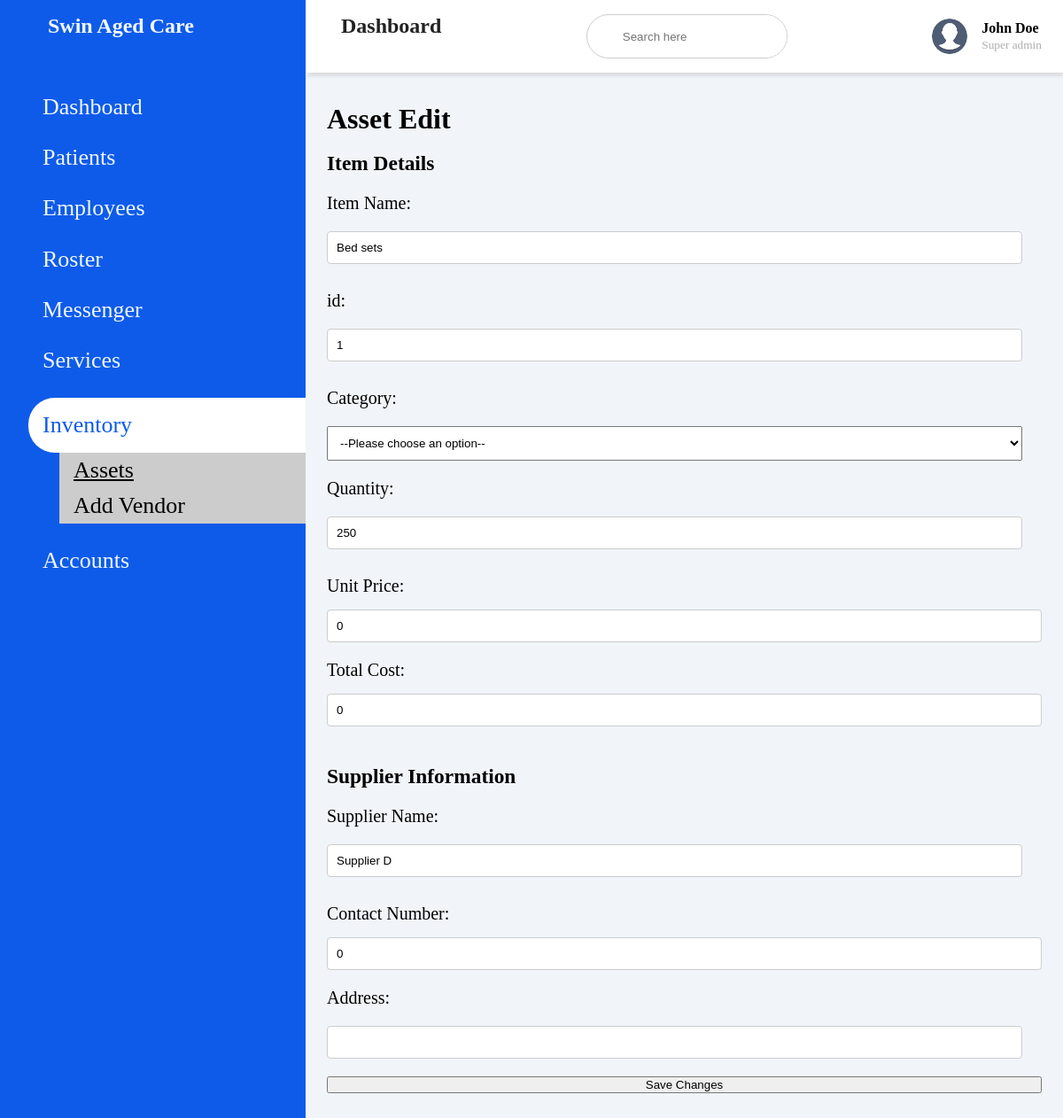
/Admin/linenEdit.php?id=1, run on the app's committed database.
### tables this page shows
CREATE TABLE `linen` (
  `id` int(11) NOT NULL,
  `ItemName` varchar(100) NOT NULL,
  `Supplier` varchar(50) NOT NULL,
  `Quantity` int(11) NOT NULL,
  `phone` int(15) NOT NULL,
  `category` enum('medicine','medical','food','hygiene','linen') NOT NULL,
  `unit_price` int(100) NOT NULL,
  `total` int(100) NOT NULL,
  `address` varchar(50) NOT NULL
);

### Admin/linenEdit.php (the view, shortened to what this page needs)
<!DOCTYPE html >
<html lang="en">
<head>
<link rel= "stylesheet" href= "https://maxst.icons8.com/vue-static/landings/line-awesome/line-awesome/1.3.0/css/line-awesome.min.css" >
<link rel="stylesheet" href="patient.css">
</head>
<body>
    <div class="sidebar">
        <div class="sidebar-brand">
            <h2><span class="las la-clinic-medical"></span> <span>Swin Aged Care</span></h2>
        </div>
        <div class="sidebar-menu">
            <ul>
                <li>
                    <a href="homepage.php" class=""><span class="las la-igloo"></span>
                    <span>Dashboard</span></a>
                </li>
                <li>
                    <a href="patient_form.php" class=""><span class="lab la-accessible-icon"></span>
                    <span>Patients</span></a>
                </li>
                <li>
                    <a href="addEmployee.html"><span class="las la-users"></span>
                    <span>Employees</span></a>
                </li>
                <li>
                    <a href="Roster.html" class=""><span class="las la-clipboard-list"></span>
                    <span>Roster</span></a>
                </li>
                <li>
                    <a href="messenger.php"><span class="las la-receipt"></span>
                    <span>Messenger</span></a>
                </li>
                <li>
                    <a href="Service.php" class=""><span class="las la-bell"></span>
                    <span>Services</span></a>
                </li>
                <li>
                    <a href="Inventory.php" class="active"><span class="las la-receipt"></span>
                    <span>Inventory</span></a>
                    <div class="sub-menu">
                        <a href="" class="sub-item1"><i class="las la-angle-right"></i>Assets</a>
                        <a href="Vendor.php" class="sub-item"><i class="las la-angle-right"></i>Add Vendor</a>
                    </div>
                </li>
                <li>
                    <a href="account.php"><span class="las la-user-circle"></span>
                    <span>Accounts</span></a>
                </li>
            </ul>
        </div>
    </div>
    <div class="main-content">
        <header>
            <h2>
                <label for="nav-toggle">
                    <span class="las la-bars"></span>
                    Dashboard
                </label>
            </h2>
            <div class="search-wrapper">
                <input type="search" placeholder="Search here">
            </div>
            <div class="user-wrapper">
                <img src="Profile.png" width="40px" height="40px" alt="">
                <div>
                    <h4>John Doe</h4>
                    <small>Super admin</small>
                </div>
            </div>
        </header>
        <main>
        <?php
            $servername = "localhost";
            $username = "root";
            $password = "";
            $dbname = "admin";
            $conn = new mysqli($servername, $username, $password, $dbname);
                if (isset($_GET['id'])) {
                    $id = $_GET['id'];
                } elseif (isset($_POST['id'])) {
                    $id = $_POST['id'];
                }
                        $selectSQL = "SELECT * FROM linen WHERE id = '$id'";
                        $result = $conn->query($selectSQL);
                        if ($result->num_rows > 0) {
                            $row = $result->fetch_assoc();
                    ?>
            <h1>Asset Edit</h1>
            <br>
            <form  method="POST" action="">
                <h3>Item Details</h3>
                    <label for="item-name">Item Name:</label>
                    <input type="text" id="item-name" name="ItemName" value="<?php echo $row['ItemName']; ?>">
                    <label for="item-name">id:</label>
                    <input type="text" id="item-name" name="id" value="<?php echo $row['id']; ?>" readonly>
                    <label for="category">Category:</label>
                    <select id="category" name="category" onchange="showTable()">
                        <option value="">--Please choose an option--</option>
                    </select>
                    <label for="item-quantity">Quantity:</label>
                    <input type="text" id="item-quantity" name="Quantity" value="<?php echo $row['Quantity'] ?>">
                    <label for="unit-price">Unit Price:</label>
                    <input type="number" id="unit-price" name="unit_price" step="0.01" value="<?php echo $row['unit_price']; ?>">
                    <label for="total-cost">Total Cost:</label>
                    <input type="number" id="total-cost" name="total" step="0.01" value="<?php echo $row['total']; ?>">
                <br>
                <h3>Supplier Information</h3>
                    <label for="supplier-name">Supplier Name:</label>
                    <input type="text" id="supplier-name" name="Supplier" value="<?php echo $row['Supplier'] ?>">
                    <label for="supplier-contact">Contact Number:</label>
                    <input type="tel" id="supplier-contact" name="phone" value="<?php echo $row['phone']; ?>">
                    <label for="supplier-address">Address:</label>
                    <input type="text" id="supplier-address" name="address" value="<?php echo $row['address']; ?>">
                    <input type="submit" name="update" value="Save Changes">
            </form>
            <?php
                } else {
                    echo "No details found for the specified vendor.";
                }
            ?>
        </main>
    </div>
</body>
</html>

### Admin/patient.css (style rules this page uses)
* { padding: 0; margin: 0; box-sizing: border-box; list-style-type: none; text-decoration: none; }
.sidebar { width: 345px; position: fixed; left: 0; top: 0; height: 100%; background: #0f5be9; z-index: 100; transition: width 300ms; }
.sidebar-brand { height: 90px; padding: 1rem 0rem 1rem 2rem; color: aliceblue; }
.sidebar-brand h2 span { display: inline-block; padding-right: 1rem; }
.sidebar-menu { margin-top: 1rem; }
.sidebar-menu li { width: 100%; margin-bottom: 1.7rem; padding-left: 2rem; }
.sidebar-menu a { padding-left: 1rem; display: block; color: aliceblue; font-size: 26px; }
.sidebar-menu a.active { background: #fff; padding-top: 1rem; padding-bottom: 1rem; color:#0f5be9; border-radius: 30px 0px 0px 30px; }
.sub-menu a { margin-left: 35px; background-color:#ccc; color: black; }
.sub-item, .sub-item1 { padding: 5px; }
.sub-item1 { text-decoration: underline; }
.main-content { transition: margin-left 300ms; margin-left: 345px; }
header { display: flex; justify-content: space-between; padding: 1rem 1.5rem; box-shadow: 2px 2px 5px rgba(0,0,0,0.2); position: fixed; left: 345px; width: calc(100% - 345px); top: 0; background-color: #fff; }
header h2 { color: #222; }
header label span { font-size: 1.5rem; padding-right: 1rem; }
.search-wrapper { border: 1px solid #ccc; border-radius: 30px; height: 50px; display: flex; align-items: center; overflow-x: hidden; }
.search-wrapper input { height: 100%; padding: .5rem; border: none; outline: none; }
.user-wrapper { display: flex; align-items: center; }
.user-wrapper img { border-radius: 50%; margin-right: 1rem; }
.user-wrapper h4 { margin-bottom: 0; }
.user-wrapper small { display: inline-block; color: #aeaeae; margin-top: -3px; }
main { margin-top: 84px; padding: 2rem 1.5rem; background: #f1f5f9; min-height: calc(100vh - 90px); }
form { display: grid; grid-gap: 10px; font-size: 20px; }
label { display: block; margin-bottom: 5px; }
input[type="text"], input[type="date"] { width: 100%; padding: 8px; margin-top: 2px; margin-bottom: 10px; box-sizing: border-box; display: block; }
input[type="text"], input[type="tel"], input[type="email"], input[type="number"] { width: 100%; padding: 10px; border: 1px solid #ccc; border-radius: 4px; }
#category { width: calc(100% - 22px); padding: 10px; margin-top: 5px; }
form > label { margin-top: 10px; display: block; }
input[type="text"], input[type="date"] { width: calc(100% - 22px); padding: 10px; margin-top: 5px; }

### data on the page
linen: ItemName "Bed sets", id "1", Quantity "250", unit_price "0", total "0", Supplier "Supplier D", phone "0"
